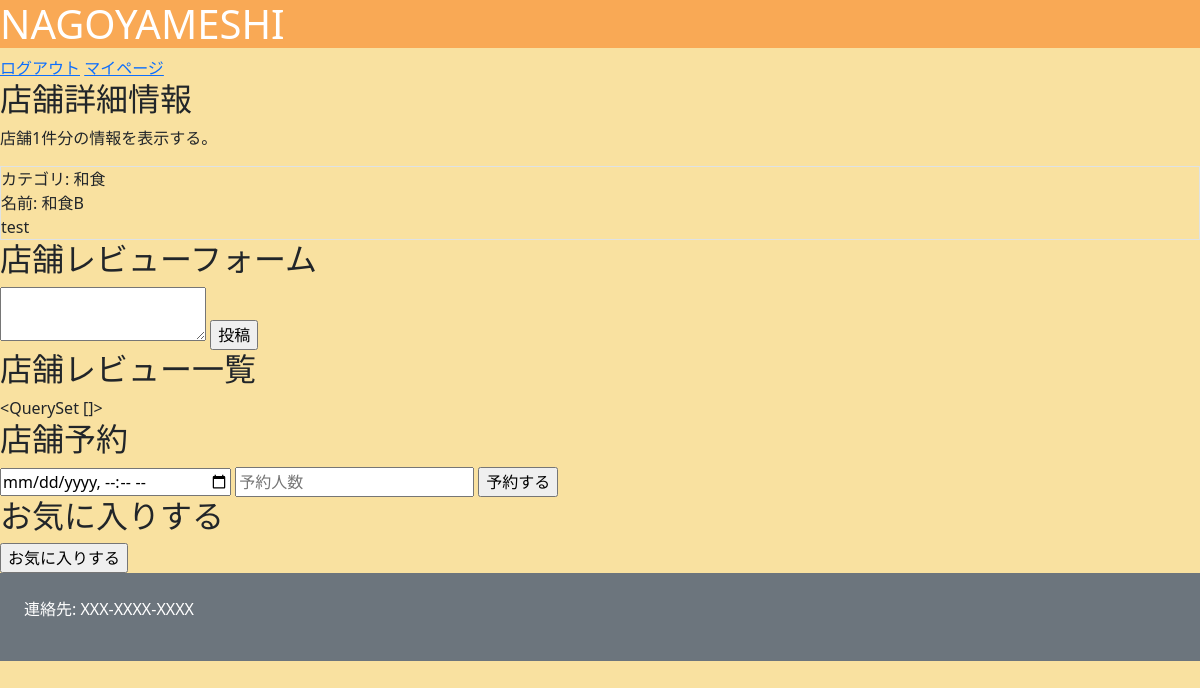
The app's page /restaurant/2/ (signed in) with its own data.
### nagoyameshi/models.py (models this page shows)
class Restaurant(models.Model):
    category        = models.ForeignKey(Category, verbose_name="カテゴリ", on_delete=models.CASCADE)
    name            = models.CharField(verbose_name="名前", max_length=50)
    image           = models.ImageField(verbose_name="画像", upload_to="nagoyameshi/restaurant/image/")
    description     = models.CharField(verbose_name="店舗説明", max_length=500)
    start_at        = models.TimeField(verbose_name="営業開始時間",default=timezone.now)
    end_at          = models.TimeField(verbose_name="営業終了時間",default=timezone.now)
    cost            = models.PositiveIntegerField(verbose_name="価格帯")
    post_code       = models.CharField(verbose_name="郵便番号", max_length=8)
    address         = models.CharField(verbose_name="住所", max_length=100)
    tel             = models.CharField(verbose_name="電話番号", max_length=11)
    created_at      = models.DateTimeField(verbose_name="投稿日時", default=timezone.now)
    updated_at      = models.DateTimeField(verbose_name="更新日時", auto_now=True)

class Category(models.Model):
    name        = models.CharField(verbose_name="名前", max_length=15)
    created_at  = models.DateTimeField(verbose_name="作成日時", default=timezone.now)
    updated_at  = models.DateTimeField(verbose_name="更新日時", auto_now=True)
    def __str__(self):
        return self.name

### nagoyameshi/views.py (the view)
# urls.py: path("restaurant/<int:pk>/",RestaurantView.as_view(), name="restaurant"),
class RestaurantView(LoginRequiredMixin,View):
    def get(self,request,pk):
        print(pk)
        context = {}
        context["restaurant"] = Restaurant.objects.filter(id=pk).first()
        context["reviews"] = Review.objects.filter(restaurant=pk)
        return render(request, "restaurant.html",context)

### nagoyameshi/templates/restaurant.html (shortened to what this page needs)
{% extends "base.html" %}
{% block main %}
<h2>店舗詳細情報</h2>
<p>店舗1件分の情報を表示する。</p>
<div class="border">
    <div>カテゴリ: {{restaurant.category }}</div>
    <div>名前: {{restaurant.name }}</div>
    <div>{{restaurant.description }}</div>
</div>
<h2>店舗レビューフォーム</h2>
<form action="{% url 'review' restaurant.id %}" method="post">
    <textarea name="content" maxlength="100"></textarea>
    <input type="submit" value="投稿">
    </form>
    <h2>店舗レビュー一覧</h2>
    {{ reviews }}
    <h2>店舗予約</h2>
    <form action="{% url 'reservation' restaurant.id %}" method="post">
        <input type="datetime-local" name="datetime">
        <input type="number" name="headcount" placeholder="予約人数">
        <input type="submit" value="予約する">
    </form>
    <h2>お気に入りする</h2>
    <form action="{% url 'favorite' restaurant.id %}" method="post">
        <input type="submit" value="お気に入りする">
    </form>
    {% endblock %}

### static/style.css (style rules this page uses)
body { background:#F9E1A0; }

### records on screen
Restaurant: category "和食", name "和食B", description "test"

### other values on screen
{{ reviews }} "<QuerySet []>"
